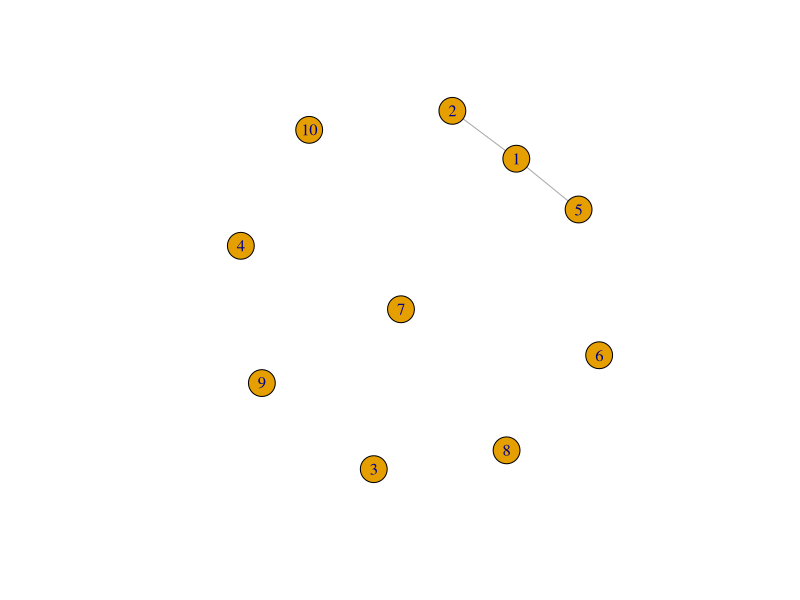
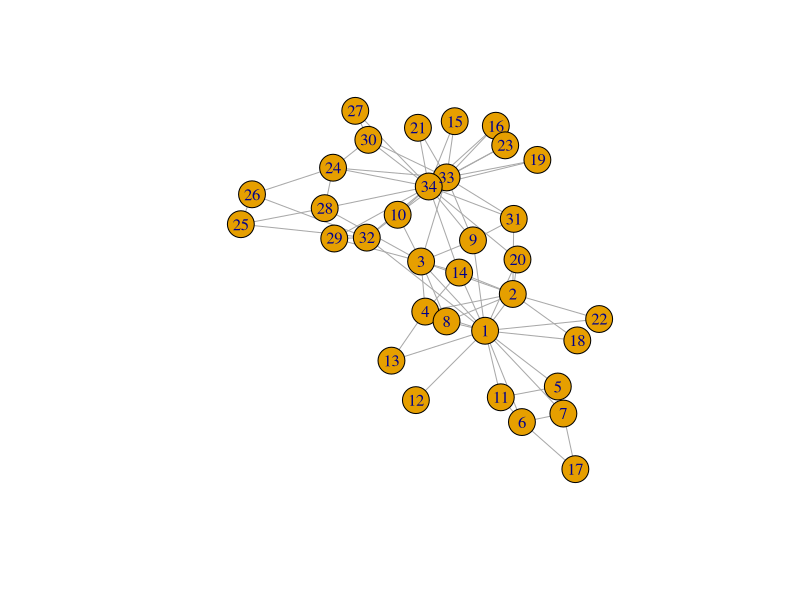
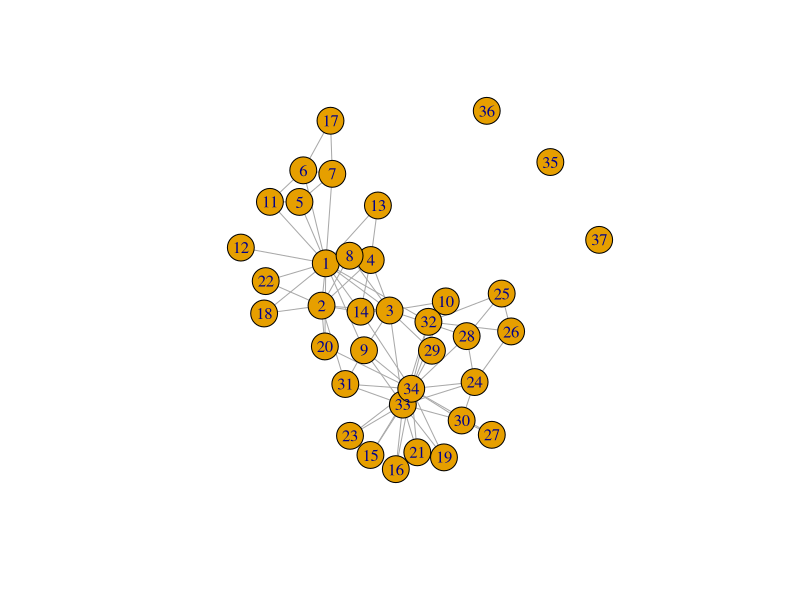
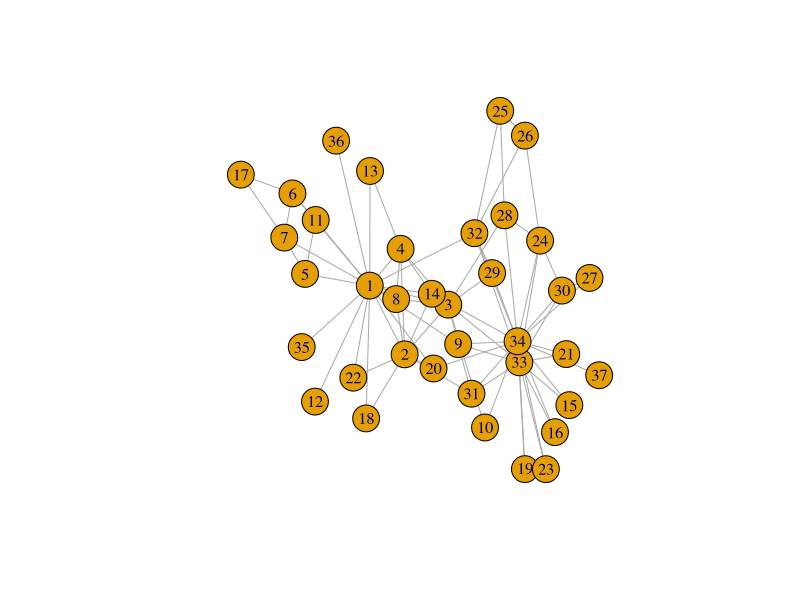
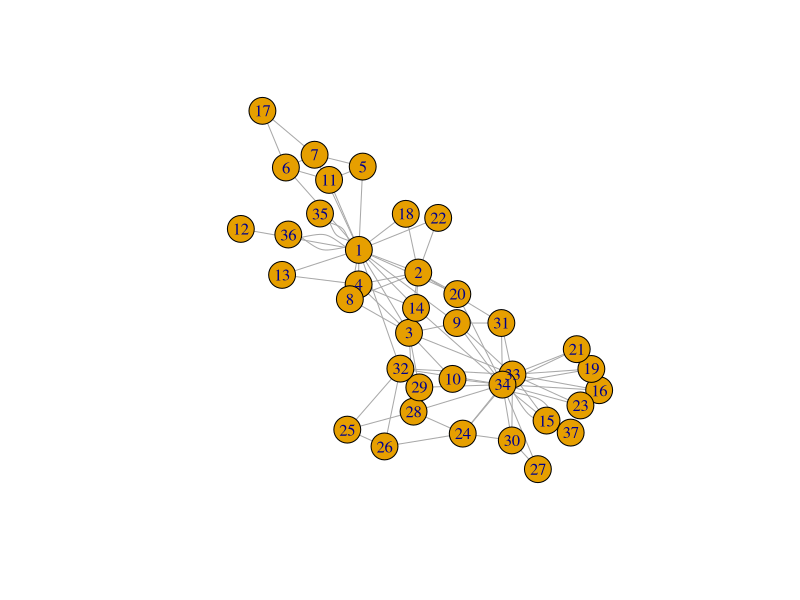
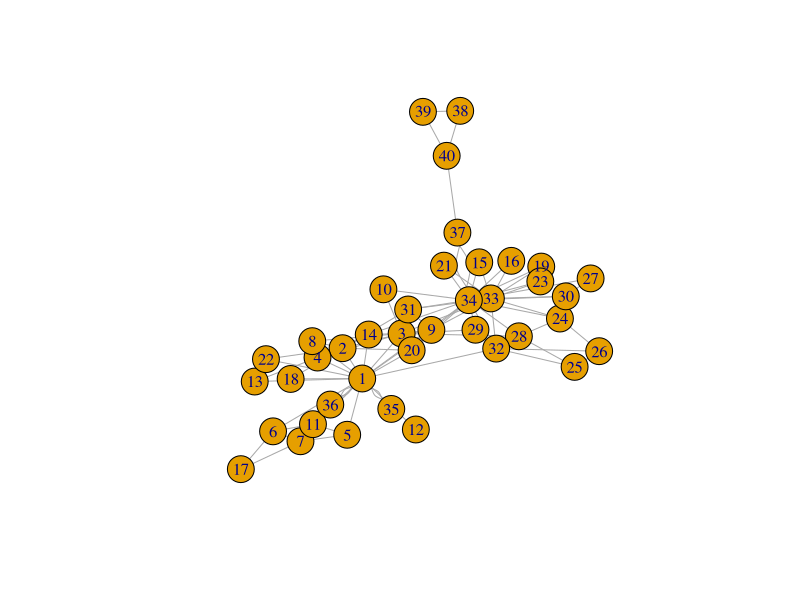
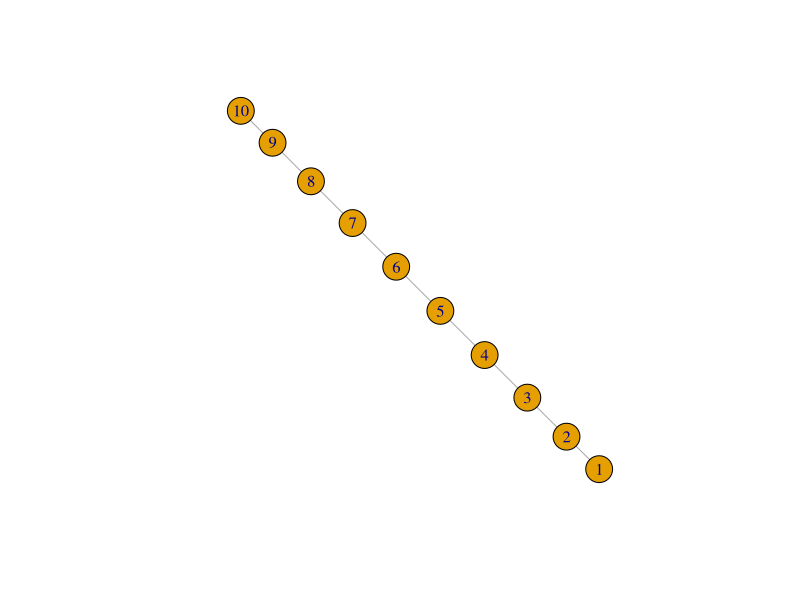
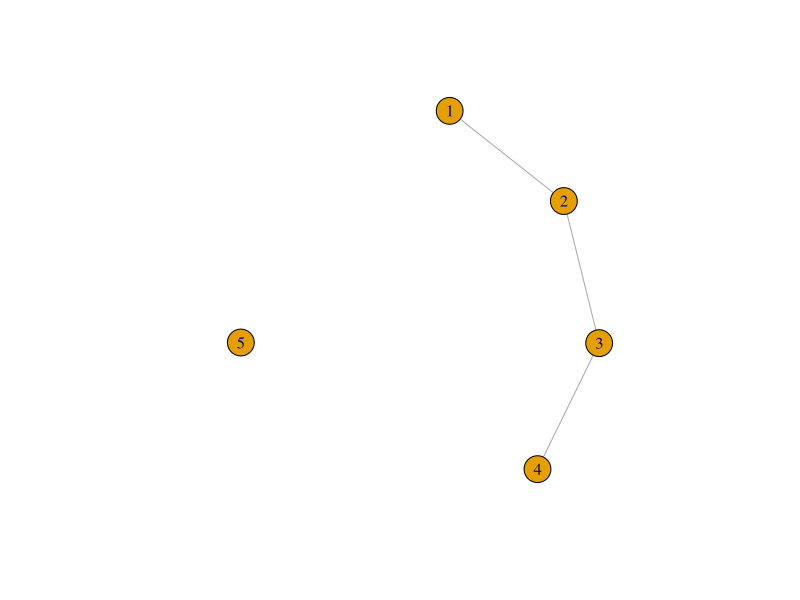

R code for these plots, in order:
library(igraph)

g <- make_empty_graph()
g <- make_graph(edges = c(1,2, 1,5), n=10, directed = FALSE)

plot(g)


g <- make_graph('Zachary')
plot(g)

# add mais vertices
g <- add_vertices(g, 3)
plot(g)

# add mais arestas
g <- add_edges(g, edges = c(1,35, 1,36, 34,37))
plot(g)

# operador plus +
g <- g + edges(1,35, 1,36, 34,37)
plot(g)

# encademaneto
g <- g %>% add_edges(edges=c(1,34)) %>% add_vertices(3) %>%
  add_edges(edges=c(38,39, 39,40, 40,38, 40,37))
g
plot(g)

get.edge.ids(g, c(1,34))
g <- delete_edges(g, 82)

g <- make_ring(10) %>% delete_edges("10|1")
plot(g)

g <- make_ring(5)
g <- delete_edges(g, get.edge.ids(g, c(1,5, 4,5)))
plot(g)

# grafo cordal
g1 <- graph_from_literal(A-B:C:I, B-A:C:D, C-A:B:E:H, D-B:E:F,
                         E-C:D:F:H, F-D:E:G, G-F:H, H-C:E:G:I,
                         I-A:H)
plot(g1)

is_chordal(g1, fillin=TRUE)

chordal_graph <- add_edges(g1, is_chordal(g1, fillin=TRUE)$fillin)
plot(chordal_graph)

# -- construindo gráficos
## mesmo grafico
graph1 <- make_tree(127, 2, mode = "undirected")
graph2 <- make_tree(127, 2, mode = "undirected")
identical_graphs(graph1,graph2)
plot(graph1)

## graficos diferentes
graph1 <- sample_grg(100, 0.2)
graph2 <- sample_grg(100, 0.2)
identical_graphs(graph1, graph2)

isomorphic(graph1, graph2)


## configurando e recuperando atributos
g <- make_graph(~ Alice-Bob:Claire:Frank, Claire-Alice:Dennis:Frank:Esther,
                George-Dennis:Frank, Dennis-Esther)
plot(g)

V(g)$age <- c(25, 31, 18, 23, 47, 22, 50) 
V(g)$gender <- c("f", "m", "f", "m", "m", "f", "m")
E(g)$is_formal <- c(FALSE, FALSE, TRUE, TRUE, TRUE, FALSE, TRUE, FALSE, FALSE)
summary(g)

### outra forma
g <- make_graph(~ Alice-Bob:Claire:Frank, Claire-Alice:Dennis:Frank:Esther,
                George-Dennis:Frank, Dennis-Esther) %>%
  set_vertex_attr("age", value = c(25, 31, 18, 23, 47, 22, 50)) %>%
  set_vertex_attr("gender", value = c("f", "m", "f", "m", "m", "f", "m")) %>%
  set_edge_attr("is_formal", value = c(FALSE, FALSE, TRUE, TRUE, TRUE, FALSE, TRUE, FALSE, FALSE))
summary(g)

### atribuir ou modificar um atributo
E(g)$is_formal

E(g)$is_formal[1] <- TRUE
E(g)$is_formal

g$date <- c("2023-07-17")
graph_attr(g, "date")

match(c("George"), V(g)$name)

V(g)$name[1:3] <- c("Alejandra", "Bruno", "Carmina")
V(g)

### deletar atributos
g <- delete_vertex_attr(g, "gender")
V(g)$gender

## propriedades estruturais de graficos
degree(g)
degree(g, 7)
degree(g, v=c(3,4,5))
degree(g, v=c("Carmina", "Frank", "Dennis"))
degree(g, "Bruno")

### intermediacao de borda
edge_betweenness(g)
ebs <- edge_betweenness(g)
as_edgelist(g)[ebs == max(ebs), ]

## consultando vertices e arestas com base em atributos
plot(g)
which.max(degree(g))

### ids impares
graph <- graph.full(n=10)
only_odd_vertices <- which(V(graph)%%2==1)
length(only_odd_vertices)

#### nomes dos indivíduos com menos de 30 anos
V(g)[age < 30]$name

### selecionando arestas
E(g)[.from(3)] # originarias de Carmina
E(g)[.from("Carmina")]

V(g)$gender <- c("f", "m", "f", "m", "m", "f", "m")
men <- V(g)[gender == "m"]$name
men

women <- V(g)[gender == "f"]$name
women

E(g)[men %--% women]

## tratando um grafo como uma matriz de adjacencia
get.adjacency(g)

## layouts e plotagem
layout <- layout_with_kk(g)
layout <- layout_as_tree(g, root = 2)

## desenhando um grafico usando um layout
layout <- layout_with_kk(g)
plot(g, layout = layout, main = "Social network with the Kamada-Kawai layout algorithm")

plot(g, layout = layout_with_fr,
     main = "Social network with the Fruchterman-Reingold layout algorithm")

V(g)$color <- ifelse(V(g)$gender == "m", "yellow", "red")
plot(g, layout = layout, vertex.label.dist = 3.5,
     main = "Social network - with genders as colors")

plot(g, layout=layout, vertex.label.dist=3.5, vertex.color=as.factor(V(g)$gender))

plot(g, layout=layout, vertex.label.dist=3.5, vertex.size=20,
     vertex.color=ifelse(V(g)$gender == "m", "yellow", "red"),
     edge.width=ifelse(E(g)$is_formal, 5, 1))
